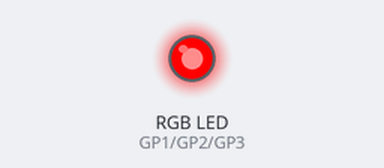
A program run on a simulated Raspberry Pi Pico running MicroPython. Shown: an RGB LED mixed from three pins (HIGH = lit).

Above: at 0.5 s.
At 1.5 s:
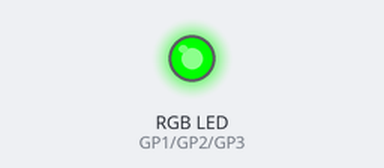
At 5.5 s:
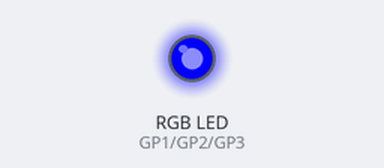
Timing chart, 0 to 6.9 s (numbered marks = the images above):
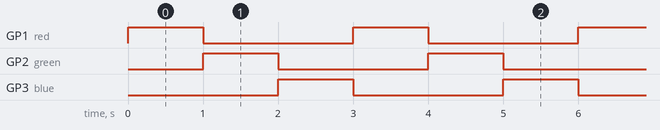

The program:

rgb.py
```python
from machine import Pin
import utime


red=Pin(1,Pin.OUT)
green=Pin(2,Pin.OUT)
blue=Pin(3,Pin.OUT)

def rgb_act(light,state):
    lgt=None
    if light=="red":
        lgt=red
    elif light=="green":
        lgt=green
    elif light=="blue":
        lgt=blue

    if lgt is not None:
        if state==1:
            lgt.value(1)
        else:
            lgt.value(0)


def rgb_off():
    rgb_act("red",0)
    rgb_act("green",0)
    rgb_act("blue",0)


def rgb_on():
    rgb_act("red",1)
    rgb_act("green",1)
    rgb_act("blue",1)


while True:
    rgb_off()
    rgb_act("red",1)
    utime.sleep(1)

    rgb_off()
    rgb_act("green",1)
    utime.sleep(1)

    rgb_off()
    rgb_act("blue",1)
    utime.sleep(1)
```

Measured:
- by itself, GP1 (red), GP2 (green), GP3 (blue): alternates HIGH for 1.0 s and LOW for 2.0 s
- by itself, everything shown: repeats every 3.0 s, in 3 steps
